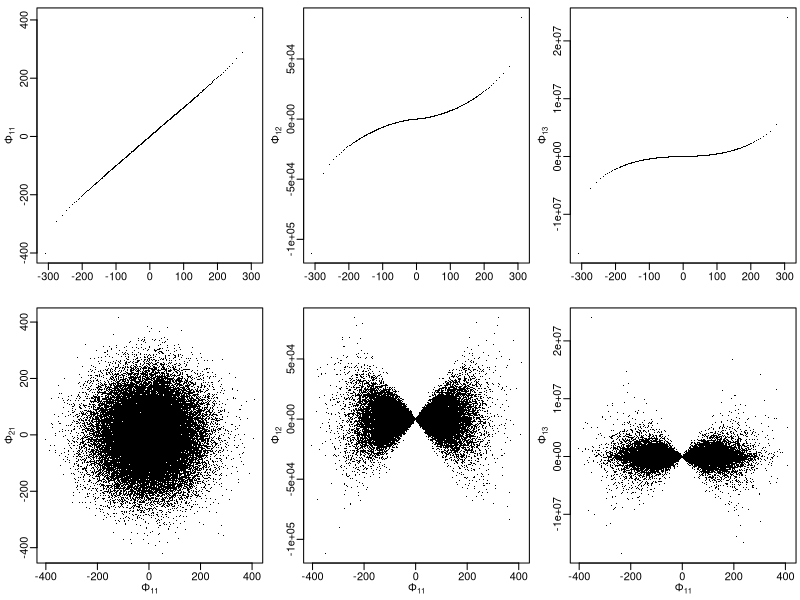

Recreate this plot in R.
library(scatterplot3d)

dire <- "figures/"
if(!dir.exists(dire)) dir.create(dire)

set.seed(70000)
n <- 50000
PHI <- array(NA, c(n,3,3))
for (i in seq.int(n)) {
  B <- matrix(rnorm(3*3,0,100),3,3)
  L <- diag(3)
  L[upper.tri(L)] <- rnorm(3,0,100)
  L_i <- backsolve(L, diag(3))
  PHI[i,,] <- B %*% L_i
}
png(filename = paste0(dire,"figure_9.png"),
    width = 8, height = 5, units = "in", res = 300)
# jpeg(filename = paste0(dire,"str_reduced.jpg"),
#      width = 8, height = 5, units = "in", res = 300, quality = 100)
# pdf(paste0(dire,"str_reduced.pdf"),
#     width = 8, height = 5)
par(mfrow=c(2,3), mar = c(2.7,2.7,.5,.2) + 0.1, mgp = c(1.5,.5,0))
qqplot(qnorm(ppoints(500), 0,100),PHI[,1,1], xlab = "" ,pch=".", ylab = bquote(Phi[11]))
qqplot(qnorm(ppoints(500), 0,100),PHI[,1,2], xlab = "", pch=".", ylab = bquote(Phi[12]))
qqplot(qnorm(ppoints(500), 0,100),PHI[,1,3], xlab = "", pch=".", ylab = bquote(Phi[13]))
plot(PHI[,1,1], PHI[,2,1], pch=".", xlab = bquote(Phi[11]), ylab = bquote(Phi[21]))
plot(PHI[,1,1], PHI[,1,2], pch=".", xlab = bquote(Phi[11]), ylab = bquote(Phi[12]))
plot(PHI[,1,1], PHI[,1,3], pch=".", xlab = bquote(Phi[11]), ylab = bquote(Phi[13]))
dev.off()
